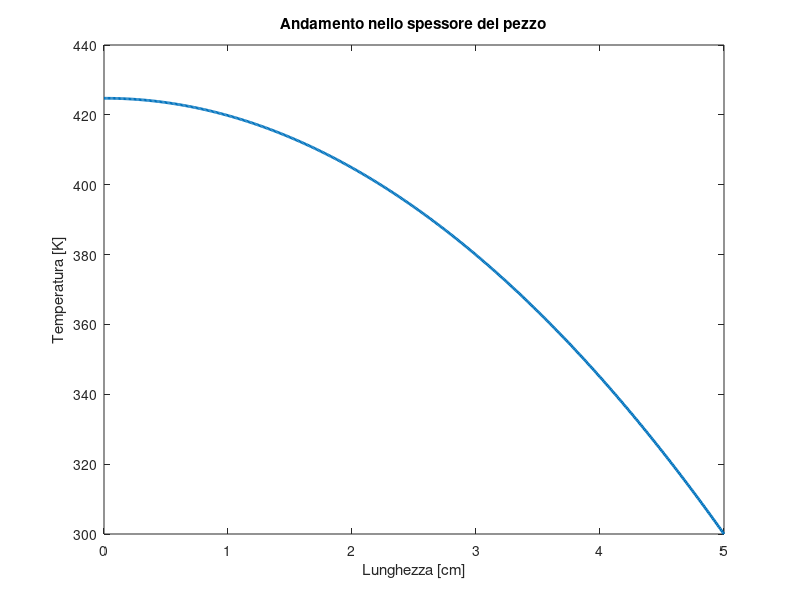

MATLAB code for this plot:
% In una parete infinita di spessore δ = 50 mm (v. Fig. 1) e conducibilità termica
% k = 5 W/(m K) è presente una generazione volumetrica di calore q’’’ = 500 kW/m3.
% La superficie A è adiabatica, mentre la superficie B è mantenuta ad una temperatura costante
% T0 = 300 K. Assumendo che il problema sia 1D lungo x, calcolare analiticamente e
% graficare la distribuzione di temperatura all’interno della parete. Ricalcolare quindi la
% distribuzione di temperatura utilizzando il metodo delle differenze finite (DF) e
% confrontare la soluzione numerica con quella analitica, usando stili di linea diversi,
% spiegati in una legenda. Verificare, infine, la conservazione dell’energia. 

% Esercitazione 4, esercizio 1
% Simone Canevarolo
% S269893
% 26/10/2023


clear all
close all
clc

%%

ll = 0.05; % m lunghezza
kk = 5; % W/m*K conducibilità termica
qv = 5e5; % W/m^3 generazione volumetrica
T0 = 300; % K temperatura imposta sulla facciata B

dx = 1e-4; % m passo
xx = (0:dx:ll)'; % vettore lunghezza
NN = length(xx); % scalare

%%

sub_diag = ones(NN,1);
main_diag = -2*ones(NN,1);
sup_diag = sub_diag;

Band = [[sup_diag(2:end);0], main_diag, [0;sub_diag(1:end-1)]];

AA = spdiags(Band,-1:1,NN,NN);

bb = -qv*dx^2/kk*ones(NN,1);

%% 

% Adiabatica, uso Neumann
AA(1,1) = -1;
AA(1,2) = 1;
bb(1) = 0;

% Temperatura imposta, uso Dirichlet
AA(end,end-1) = 0;
AA(end,end) = 1;
bb(end) = T0;

TT = AA\bb;

%%

figure(1)
plot(xx*1e2,TT,'LineWidth',2)
xlabel('Lunghezza [cm]')
ylabel('Temperatura [K]')
title('Andamento nello spessore del pezzo')

